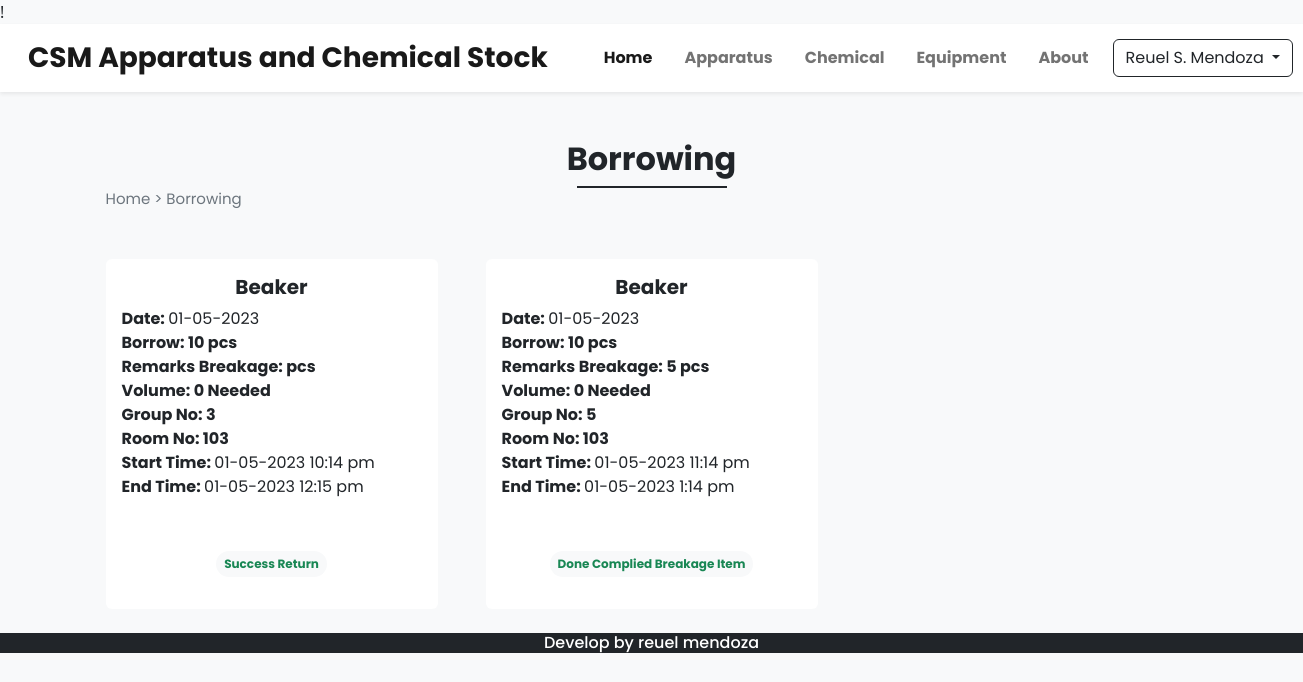
The app's page /bookings.php (signed in) with its own data.
### tables this page shows
CREATE TABLE `settings` (
  `sr_no` int(11) NOT NULL,
  `site_title` varchar(50) NOT NULL,
  `site_about` varchar(250) NOT NULL,
  `shutdown` tinyint(1) NOT NULL
);

CREATE TABLE `booking_details` (
  `sr_no` int(11) NOT NULL,
  `booking_id` int(11) NOT NULL,
  `room_name` varchar(100) NOT NULL,
  `price` int(11) NOT NULL,
  `total_pay` varchar(100) NOT NULL,
  `room_no` int(11) DEFAULT NULL,
  `quantity_no` int(11) DEFAULT NULL,
  `user_name` varchar(100) NOT NULL,
  `course` varchar(100) NOT NULL,
  `year` varchar(155) NOT NULL,
  `teacher` varchar(150) NOT NULL,
  `email` varchar(150) NOT NULL,
  `quantity` int(50) NOT NULL,
  `group_no` int(50) NOT NULL,
  `volume` int(255) NOT NULL,
  `apr_no` int(155) NOT NULL
);

CREATE TABLE `booking_order` (
  `booking_id` int(11) NOT NULL,
  `user_id` int(11) NOT NULL,
  `room_id` int(11) NOT NULL,
  `item_number` varchar(50) NOT NULL,
  `check_in` datetime NOT NULL DEFAULT current_timestamp(),
  `check_out` datetime NOT NULL DEFAULT current_timestamp(),
  `arrival` int(11) NOT NULL DEFAULT 0,
  `refund` int(11) DEFAULT NULL,
  `booking_status` varchar(100) NOT NULL DEFAULT 'pending',
  `order_id` varchar(150) NOT NULL,
  `txn_id` varchar(50) NOT NULL,
  `payment_gross` float(10,2) NOT NULL,
  `trans_id` int(200) DEFAULT NULL,
  `trans_amt` int(11) NOT NULL,
  `trans_status` varchar(100) NOT NULL DEFAULT 'pending',
  `currency` varchar(250) NOT NULL,
  `trans_res_msg` varchar(200) DEFAULT NULL,
  `rate_review` int(11) DEFAULT NULL,
  `datentime` date NOT NULL DEFAULT current_timestamp()
);

### admin/db_config.php (called while the page is built, shortened)
<?php
function select($sql, $values, $datatypes)
{
  $con = $GLOBALS['con'];
  if ($stmt = mysqli_prepare($con, $sql)) {
    mysqli_stmt_bind_param($stmt, $datatypes, ...$values);
    if (mysqli_stmt_execute($stmt)) {
      $res = mysqli_stmt_get_result($stmt);
      return $res;
    } else {
      mysqli_stmt_close($stmt);
      die("Query failed executed - Select");
    }
  } else {
    die("Query failed prepared - Select");
  }
}
?>

### bookings.php (the view, shortened to what this page needs)
<?php
require('admin/db_config.php');
?>
<!DOCTYPE html>
<html lang="en">
<head>
  <link rel="stylesheet" href="main.css" type="text/css" />
  <link rel="stylesheet" href="https://cdn.jsdelivr.net/npm/bootstrap-icons@1.9.1/font/bootstrap-icons.css">
  <link rel="stylesheet" href="https://cdn.jsdelivr.net/npm/swiper/swiper-bundle.min.css" />
  <link href="https://cdn.jsdelivr.net/npm/bootstrap@5.2.0/dist/css/bootstrap.min.css" rel="stylesheet"
>
</head>
<body class="bg-light">
  <?php
  require("./header/header.php")
    ?>
  <div class="container">
    <div class="row">
      <div class="col-12 my-5 px-4">
        <div class="h2 fw-bold text-center">Borrowing</div>
        <div class="h-line bg-dark"></div>
        <div style="font-size:15px;">
          <a href="index.php" class="text-secondary text-decoration-none">Home</a>
          <span class="text-secondary"> > </span>
          <a href="#" class="text-secondary text-decoration-none">Borrowing</a>
        </div>
      </div>
      <?php
      $query = "SELECT bo.*, bd.*  FROM `booking_order` bo INNER JOIN `booking_details` bd ON bo.booking_id = bd.booking_id WHERE  ((bo.booking_status ='approved') OR (bo.booking_status='breakage') OR (bo.booking_status='payment failed')) AND  (bo.user_id=?)  ORDER BY bo.booking_id DESC ";
      $result = select($query, [$_SESSION['uId']], 'i');
      while ($data = mysqli_fetch_assoc($result)) {
        $date = date("d-m-Y", strtotime($data['datentime']));
        $checkin = date("d-m-Y g:i a", strtotime($data['check_in']));
        $checkout = date("d-m-Y g:i a", strtotime($data['check_out']));
        $status_bg = "";
        $btn = "";
        if ($data['booking_status'] == 'approved') {
          if ($data['arrival'] == 1) {
            $btn = "  <div class='text-center'>
              <span class='badge rounded-pill bg-light text-success mb-3 text-wrap lh-base'>
                Success Return
              </span>
              </div>";
          } else {
          }
        } else if ($data['booking_status'] == 'breakage') {
          if ($data['refund'] == 0) {
            $btn = "  <div class='text-center'>
              <span class='badge rounded-pill bg-light text-danger mb-3 text-wrap lh-base'>
                Breakge: Contact the professor for the manual breakage process.
              </span>
              </div>";
          } else {
            $btn = "  <div class='text-center'>
                <span class='badge rounded-pill bg-light text-success mb-3 text-wrap lh-base'>
                  Done Complied Breakage Item
                </span>
                </div>";
          }
        }
        echo <<<bookings
              <div class='col-md-4 px-4 mb-4 w-30'>
                <div class="bg-white p-3 rounded shadown-sm">
                    <h5 class="fw-bold text-center">$data[room_name]</h5>
                    <b>Date: </b> $date <br>
                    <b>Borrow: $data[quantity] pcs</b>
                    <br>
                    <b>Remarks Breakage: $data[quantity_no] pcs</b>
                    <br>
                    <b>Volume: $data[volume] Needed</b>
                    <br>
                    <b>Group No: $data[group_no]</b>
                    <br>
                    <b>Room No: $data[apr_no]</b>
                    <p>
                      <b>Start Time: </b> $checkin <br>
                      <b>End Time: </b> $checkout
                    </p>
                    <p>
                  </p>
                  <p>
                  <span class='badge $status_bg'>$data[booking_status]</span>
                  </p>
                  $btn
                </div>
              </div>
            bookings;
      }
      ?>
    </div>
  </div>
  <h6 class="text-center bg-dark text-white p-3m m-0">Develop by reuel mendoza</h6>
</body>
</html>

### header/header.php (shortened to what this page needs)
<?php
$home_q = "SELECT * FROM `settings` WHERE `sr_no`=?";
$values = [1];
$home_r = mysqli_fetch_assoc(select($home_q, $values, 'i'));
?>
<nav class="navbar navbar-expand-lg bg-white px-lg-3 py-lg-2 shadow-sm sticky-top nav-user">
  <div class="container-fluid">
    <a class="navbar-brand me-5 fw-bold fs-3" href="index.php">
      <?php echo $home_r['site_title'] ?>
    </a>
    <div class="collapse navbar-collapse" id="navbarSupportedContent">
      <ul class="navbar-nav me-auto mb-2 mb-lg-0">
        <li class="nav-item">
          <a class="nav-link active me-3 fw-bold" aria-current="page" href="index.php">Home</a>
        </li>
        <li class="nav-item">
          <a class="nav-link me-3 fw-bold" href="rooms.php">Apparatus</a>
        </li>
        <li class="nav-item">
          <a class="nav-link me-3 fw-bold" href="chemical.php">Chemical</a>
        </li>
        <li class="nav-item">
          <a class="nav-link me-3 fw-bold" href="equipment.php">Equipment</a>
        </li>
        <li class="nav-item">
          <a class="nav-link me-3 fw-bold" href="about.php">About</a>
        </li>
      </ul>
      <div class="d-flex">
        <?php
        if (isset($_SESSION['login']) && $_SESSION['login'] == true) {
          echo <<<data
              <div class="btn-group">
              <button type="button" class="btn btn-outline-dark dropdown-toggle shadow-none" data-bs-toggle="dropdown" data-bs-display="static" aria-expanded="false">
                  $_SESSION[uName]
                  </button>
                  <ul class="dropdown-menu dropdown-menu-lg-end ">
                    <li><a class="dropdown-item" href="bookings.php">Your Apparatus Item</a></li>
                    <li><a class="dropdown-item" href="bookings_chemical.php">Your Chemical Item</a></li>
                    <li><a class="dropdown-item" href="profile.php">Student Profile</a></li>
                    <li><a class="btn btn-success dropdown-item" href="logout.php">Logout</a></li>
                  </ul>
                </div>
              data;
        } else {
          echo <<<data
              <button type="button" class="btn btn-outline-dark shadow-none me-lg-2 me-3"  data-bs-toggle="modal" data-bs-target="#loginModal">
              Login
              </button>
              data;
        }
        ?>
      </div>
    </div>
  </div>
</nav>

### main.css (style rules this page uses)
* { font-family: 'Poppins',sans-serif; scroll-behavior: smooth; }
body { color:black; }
:root { --teal:#2ec1ac; --teal_hover:#279e8c; }
.nav-user { background-color: #279e8c; }
.h-line { width: 150px; margin:0 auto; height: 1.7px; }

### records on screen
settings: site_title "CSM Apparatus and Chemical Stock"
booking_details: room_name "Beaker", booking.datentime "01-05-2023", quantity "10", volume "0", group_no "3", apr_no "103", booking.check_in "01-05-2023 10:14 pm", booking.check_out "01-05-2023 12:15 pm", shows "Success Return"
booking_details: room_name "Beaker", booking.datentime "01-05-2023", quantity "10", quantity_no "5", volume "0", group_no "5", apr_no "103", booking.check_in "01-05-2023 11:14 pm", booking.check_out "01-05-2023 1:14 pm", shows "Done Complied Breakage Item"

### other values on screen
$_SESSION[uName] "Reuel S. Mendoza"
